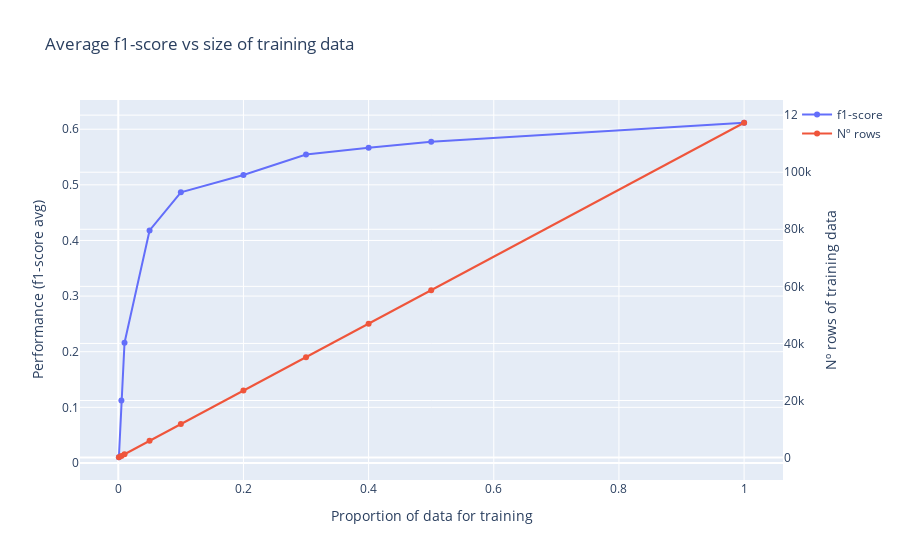

Notebook cell for this chart:
### Code cell
general(f1_size_b)

### Figure 1 — Plotly figure (JSON) as saved in the notebook; plotly's stock layout.template omitted (floating-point values rounded to 4 significant figures)
{"data": [{"name": "f1-score", "type": "scatter", "x": [0.001, 0.005, 0.01, 0.05, 0.1, 0.2, 0.3, 0.4, 0.5, 1.0], "y": [0.01025, 0.1121, 0.2162, 0.418, 0.4866, 0.5177, 0.5546, 0.5667, 0.5775, 0.6116], "yaxis": "y"}, {"name": "Nº rows", "type": "scatter", "x": [0.001, 0.005, 0.01, 0.05, 0.1, 0.2, 0.3, 0.4, 0.5, 1.0], "y": [117.0, 587.0, 1173.0, 5867.0, 11730.0, 23470.0, 35200.0, 46930.0, 58670.0, 117300.0], "yaxis": "y2"}], "layout": {"title": {"text": "Average f1-score vs size of training data"}, "xaxis": {"title": {"text": "Proportion of data for training"}}, "yaxis": {"side": "left", "title": {"text": "Performance (f1-score avg)"}}, "yaxis2": {"overlaying": "y", "side": "right", "title": {"text": "Nº rows of training data"}}}}
